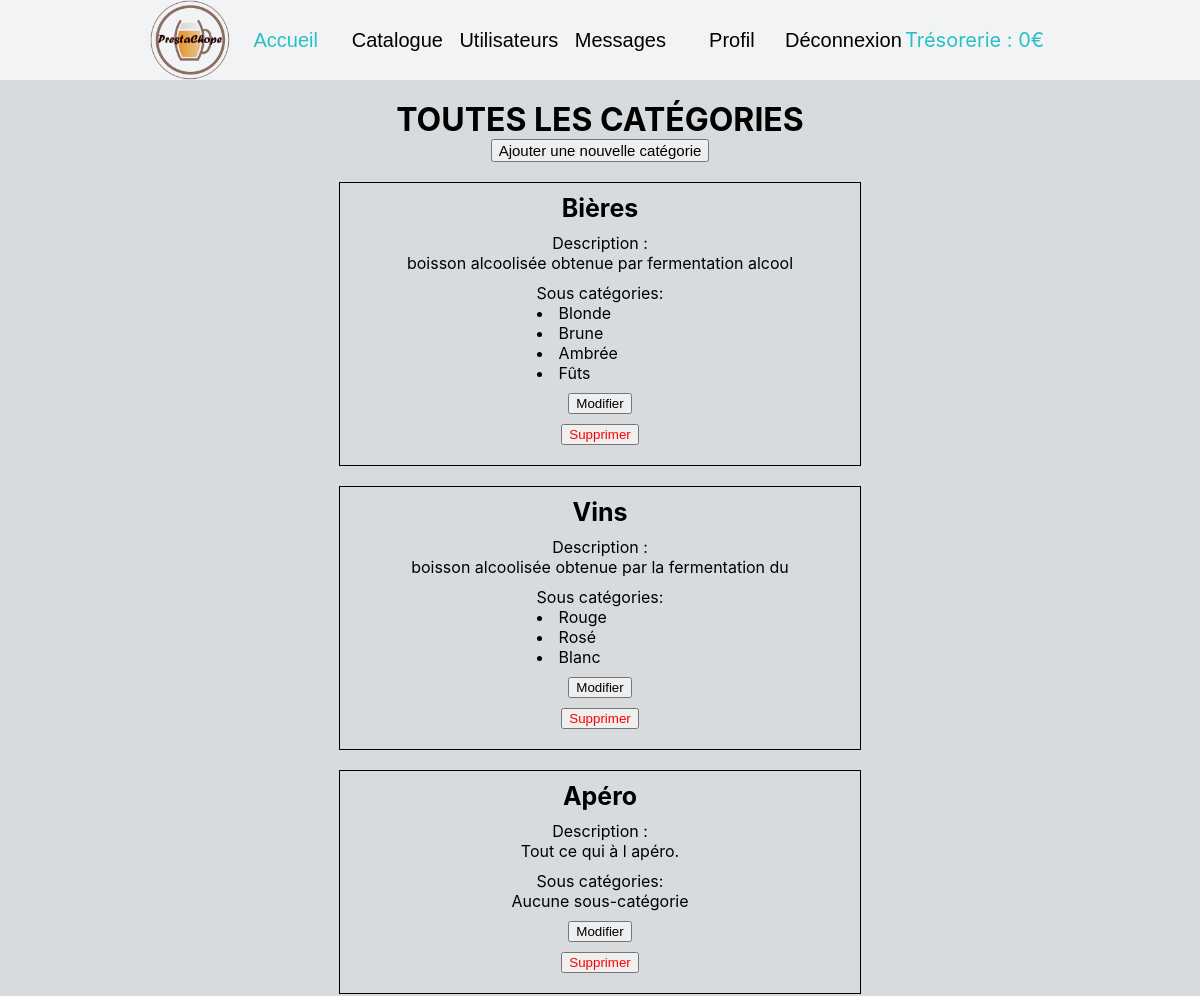
The app's page /PrestaChope/index.php?page=catégories (signed in, upper part), older data.
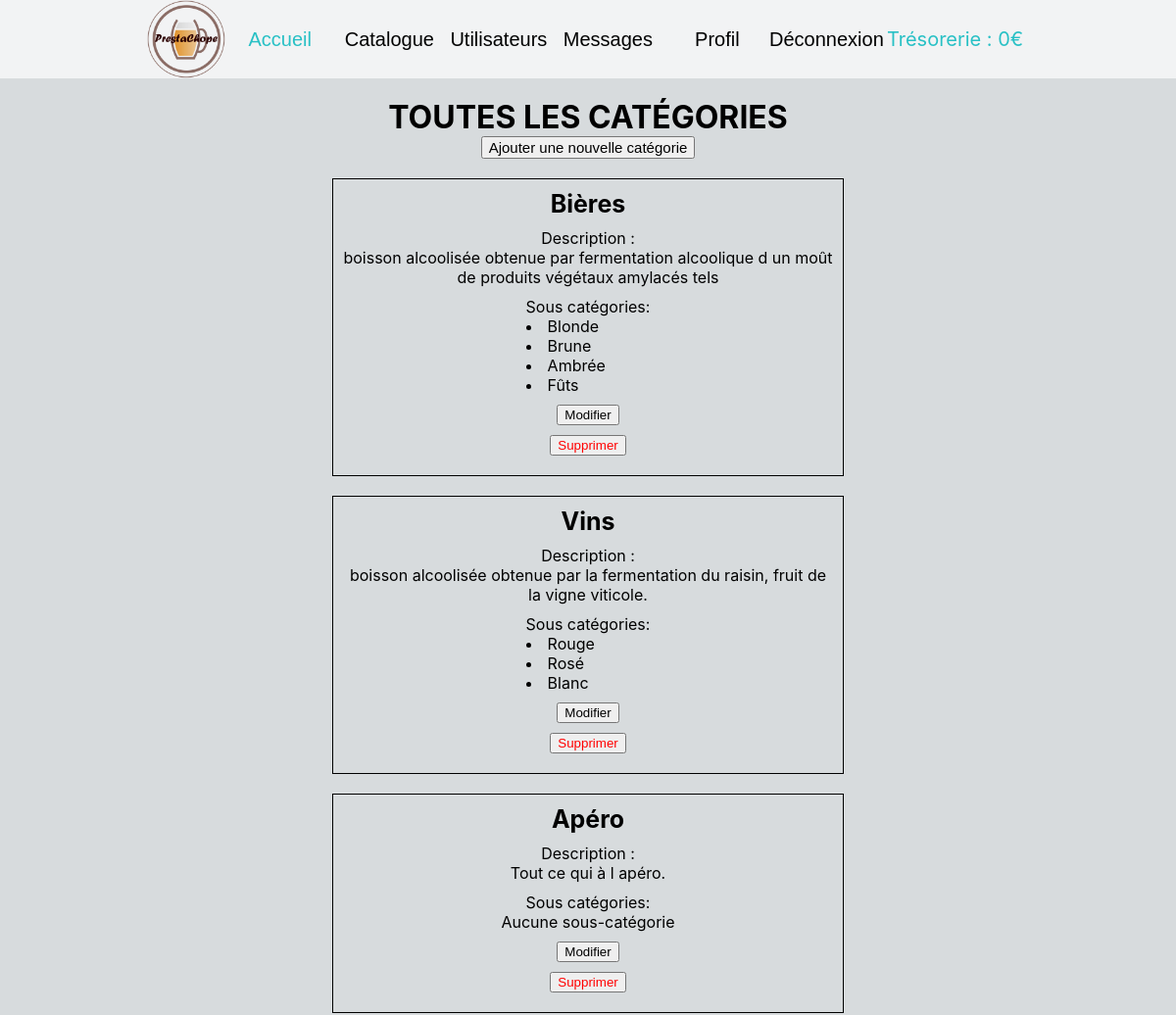
The same page, newer data.
### tables this page shows
CREATE TABLE categories(
        Id          Int  Auto_increment  NOT NULL ,
        nom         Varchar (50) NOT NULL ,
        description Varchar (100) NOT NULL
	,CONSTRAINT categories_PK PRIMARY KEY (Id)
);

### PrestaChope/pages/catégories/ControllerCatégories.php (called while the page is built, shortened)
<?php
require_once('DAO/CatégoriesDAO.php');
class ControllerCatégories {
    function includeViewCatégories(){
        require_once ('Catégories.php');
    }
}

### PrestaChope/index.php (called while the page is built, shortened)
<?php
require_once('header.php');
$page = "accueil";
if (!empty($_GET['page'])) {
    $page = $_GET['page'];
}
SuperController::callPage($page);
require_once('footer.php');
?>

### PrestaChope/DAO/CatégoriesDAO.php (called while the page is built, shortened)
<?php
require_once('DTO/CatégoriesDTO.php');
require_once('DTO/SousCatégoriesDTO.php');
Class CatégoriesDAO {
    static function SearchAllCatégories_SousCatégories() {
        $bdd = DataBaseLinker::getConnexion();
        $reponse = $bdd->prepare("Select * from categories where Id >1");
        $reponse->execute();
        $rep = $reponse->fetchAll();
        if (!empty($rep)) {
            $tab = [];
            foreach ($rep as $value) {
                $cate = new CatégoriesDTO();
                $cate->setId($value['Id']);
                $cate->setNom($value['nom']);
                $cate->setDescription($value['description']);
                $scaté = self::SearchSousCatégories($value['Id']);
                $cate->setSouscatégories($scaté);
                $tab[] = $cate;
            }
            return $tab;
        }
        else {
            return null;
        }
    }
    static function SearchSousCatégories($id) {
        $bdd = DataBaseLinker::getConnexion();
        $reponse = $bdd->prepare('Select * from souscategories where Id_Categories = ?');
        $reponse->execute(array($id));
        $scat = $reponse->fetchAll();
        if ($scat) {
            $tab = [];
            foreach ($scat as $sous_caté) {
                $souscat = new SousCatégoriesDTO();
                $souscat->setId($sous_caté['Id']);
                $souscat->setNom($sous_caté['nom']);
                $tab[] = $souscat;
            }
            return $tab;
        }
        else {
            return null;
        }
    }
}

### PrestaChope/DTO/CatégoriesDTO.php (called while the page is built)
<?php
Class CatégoriesDTO {
    private $id;
    private $nom;
    private $description;
    private $souscatégories = [];
    function getId() {
        return $this->id;
    }
    function getNom() {
        return $this->nom;
    }
    function getDescription() {
        return $this->description;
    }
    function getSouscatégories() {
        return $this->souscatégories;
    }
    function setId($id): void {
        $this->id = $id;
    }
    function setNom($nom): void {
        $this->nom = $nom;
    }
    function setDescription($description): void {
        $this->description = $description;
    }
    function setSouscatégories($souscatégories): void {
        $this->souscatégories = $souscatégories;
    }
}

### PrestaChope/DTO/SousCatégoriesDTO.php (called while the page is built, shortened)
<?php
Class SousCatégoriesDTO{
    private $nom;
    function getNom() {
        return $this->nom;
    }
    function setNom($nom): void {
        $this->nom = $nom;
    }
}

### PrestaChope/pages/catégories/Catégories.php (the view, shortened to what the changed rows need)
<html>
    <head>
        <link rel="stylesheet" type="text/css" href="assets/css/categories.css">
    </head>
    <body>
        <main>
            <div class="titre">
                <h1>TOUTES LES CATÉGORIES</h1>
            </div>
            <div class="divCatégories">
                <?php
                $allCaté = CatégoriesDAO::SearchAllCatégories_SousCatégories();
                if ($allCaté != null) {
                    foreach ($allCaté as $value) {
                        ?>
                        <div class="laCatégorie">
                            <div class="nomCatégorie">
                                <?php echo $value->getNom(); ?>
                            </div>
                            <div class="descCatégorie">
                                <span>Description :</span>
                                <span><?php echo $value->getDescription(); ?></span>
                            </div>
                            <?php
                            if (!empty($value->getSouscatégories())) {
                                ?>
                                <div class="sousCatégorie">
                                    <span>Sous catégories:</span>
                                    <?php
                                    foreach ($value->getSouscatégories() as $souscaté) {
                                        ?>
                                        <li> <?php echo $souscaté->getNom(); ?></li>
                                        <?php
                                    }
                                    ?>
                                </div>
                                <?php
                            }
                            ?>
                            <a href="index.php?page=modifCatégorie&caté=<?php echo $value->getId(); ?>"><button> Modifier </button></a>
                            <a href="index.php?page=deleteCatégorie&id=<?php echo $value->getId(); ?>"><button class="btnDelCate" >Supprimer</button></a>
                        </div>
                        <?php
                    }
                    ?>
                    <?php
                }
                ?>
            </div>
        </main>
    </body>
</html>

Row changes from the older to the newer data that the page shows:
changed categories "Bières": description "boisson alcoolisée obtenue par fermentation alcool" → "boisson alcoolisée obtenue par fermentation alcoolique d un moût de produits végétaux amylacés tels"
changed categories "Vins": description "boisson alcoolisée obtenue par la fermentation du" → "boisson alcoolisée obtenue par la fermentation du raisin, fruit de la vigne viticole."
